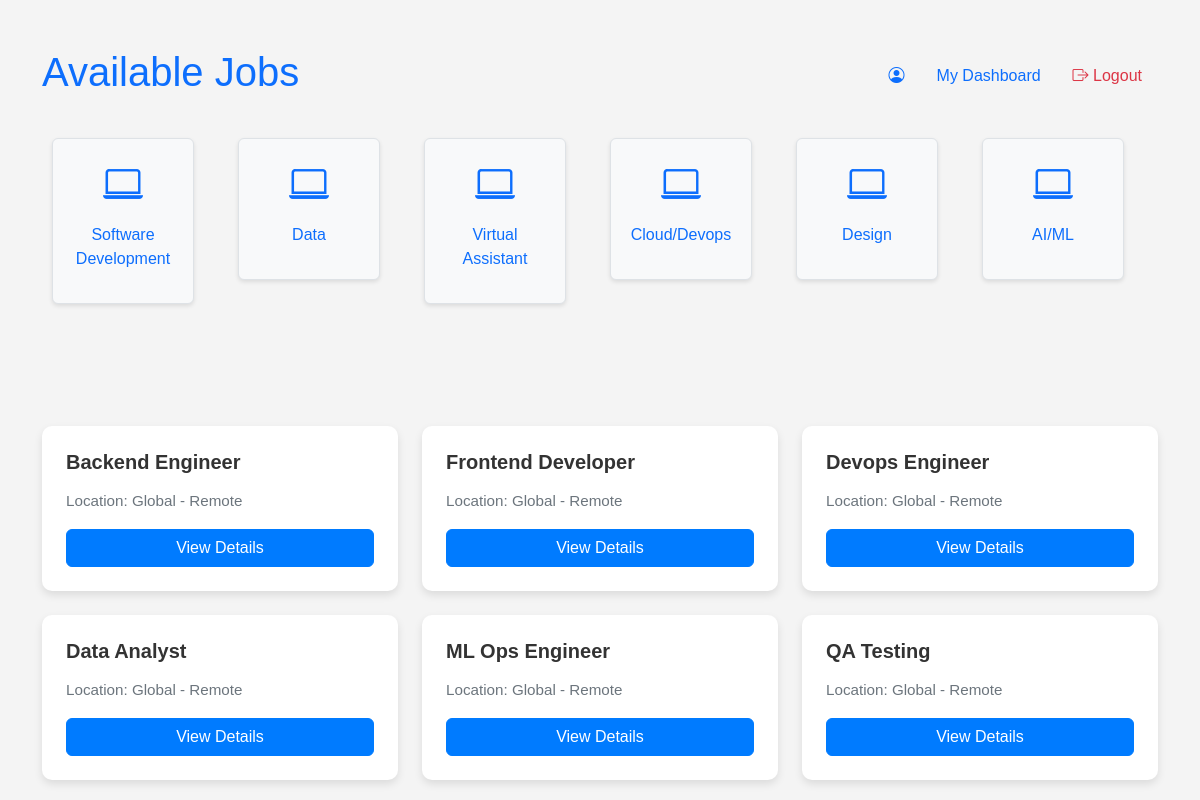
The page /job_listing/ on the database as committed earlier.
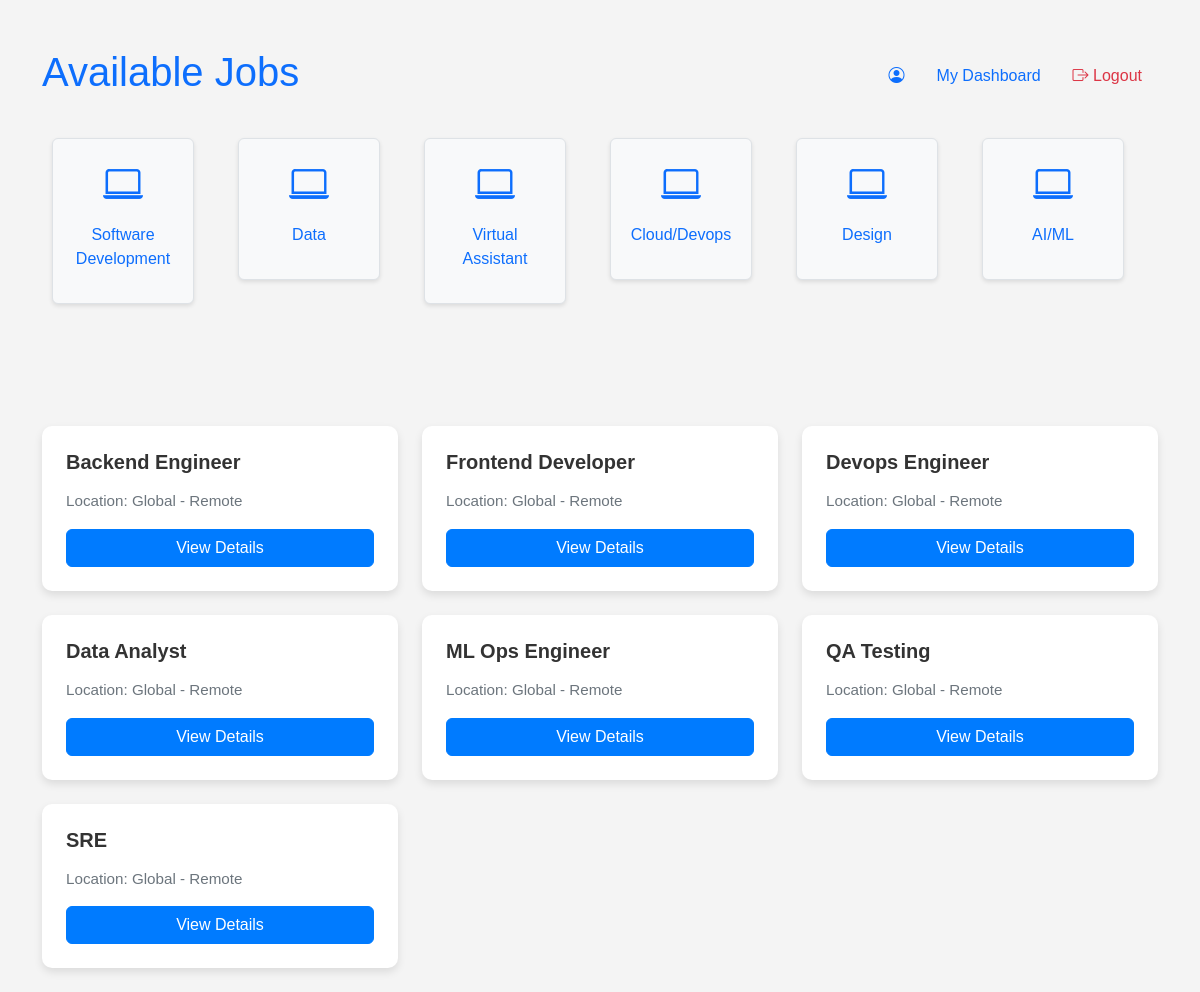
The same page on the database as committed later.
### remote/models.py (models this page shows, shortened)
class Category(models.Model):
    name = models.CharField(max_length=100)
    description = models.TextField()
    slug = models.SlugField(unique=True)

class Job(models.Model):
    title = models.CharField(max_length=100)
    description = models.TextField()
    location = models.CharField(max_length=30)
    company_name = models.CharField(max_length=100)
    created_at = models.DateTimeField(auto_now_add=True)
    recruiter = models.ForeignKey(Profile, on_delete=models.CASCADE)
    category = models.ForeignKey(Category, on_delete=models.CASCADE, default=1)
    featured = models.BooleanField(default=False)
    views_count = models.IntegerField(default=0)

### remote/views.py (the view)
# urls.py: path('job_listing/', views.job_listing, name='job_listing'),
def job_listing(request):
    category = Category.objects.all()  # Get all categories
    jobs = Job.objects.all()  # Get all jobs
    context = {
        'category': category,  # Updated variable name
        'jobs': jobs
    }
    return render(request, 'job_listing.html', context)

### remote/templates/job_listing.html (shortened to what this page needs)
<!DOCTYPE html>
<html lang="en">
<head>
    {% load static %}
    <link href="https://cdn.jsdelivr.net/npm/bootstrap@5.3.0-alpha1/dist/css/bootstrap.min.css" rel="stylesheet">
    <link href="https://cdnjs.cloudflare.com/ajax/libs/bootstrap-icons/1.8.1/font/bootstrap-icons.min.css" rel="stylesheet">
    <link rel="stylesheet" href="{% static 'css/job_listing.css' %}">
</head>
<body>
    <div class="container mt-5">
        <header class="d-flex justify-content-between align-items-center mb-4">
            <h1 class="text-primary">Available Jobs</h1>
            <nav>
                <ul class="nav">
                    <li class="nav-item">
                        <a class="nav-link active" aria-current="page" href="{% url 'get_profile' user.profile.id %}">
                            <i class="bi bi-person-circle"></i> {{ user.username }}
                        </a>
                    </li>
                    <li class="nav-item">
                        <a class="nav-link" href="{% url 'jobs_dashboard' %}">My Dashboard</a>
                    </li>
                    <li class="nav-item">
                        <a class="nav-link text-danger" href="/logout/"><i class="bi bi-box-arrow-right"></i> Logout</a>
                    </li>
                </ul>
            </nav>
        </header>
        <div class="row text-center mb-5">
            <div class="row text-center mb-5">
                {% for category in category %}
                    <div class="col-md-2 col-6 mb-3">
                        <a href="#" class="text-decoration-none" data-category="{{ category.slug }}">
                            <div class="p-3 border rounded bg-light category-card">
                                <i class="bi bi-laptop fs-1 text-primary"></i>
                                <p class="mt-2">{{ category.name }}</p>
                            </div>
                        </a>
                    </div>
                {% endfor %}
            </div>
        </div>
        <div class="row">
            {% for job in jobs %}
                <div class="col-md-4 mb-4">
                    <div class="card h-100">
                        <div class="card-body">
                            <h5 class="card-title">{{ job.title }}</h5>
                            <p class="card-text">Location: {{ job.location }}</p>
                            <a href="{% url 'job_details' job.id %}" class="btn btn-outline-primary">
                                 View Details
                            </a>
                        </div>
                    </div>
                </div>
            {% endfor %}
        </div>
    </div>
</body>
</html>

Rows that differ between the two databases and show on the page:
added Job: title "SRE", location "Global - Remote"
